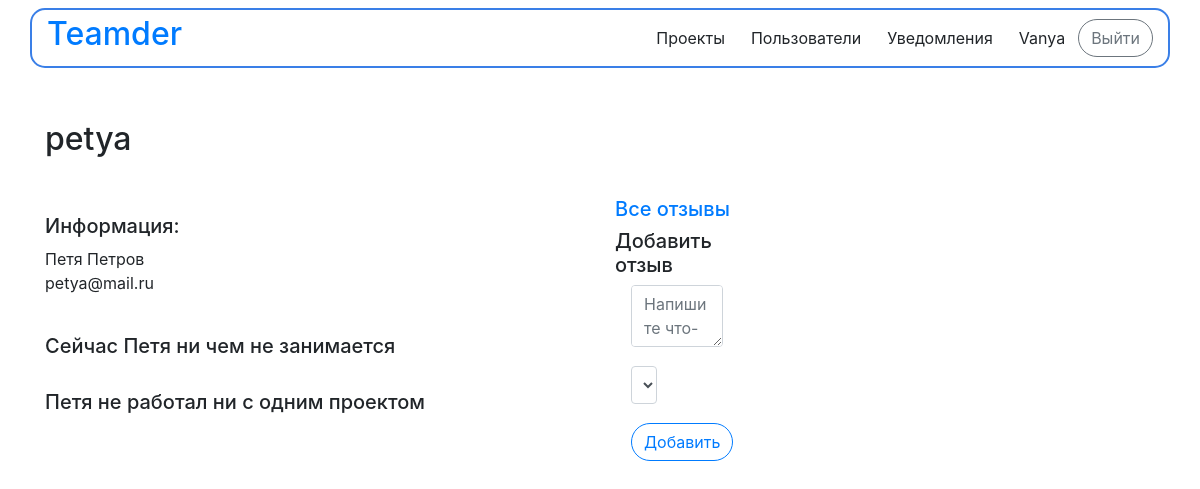
The page /accounts/detail/15/ (signed in) on the database as committed earlier.
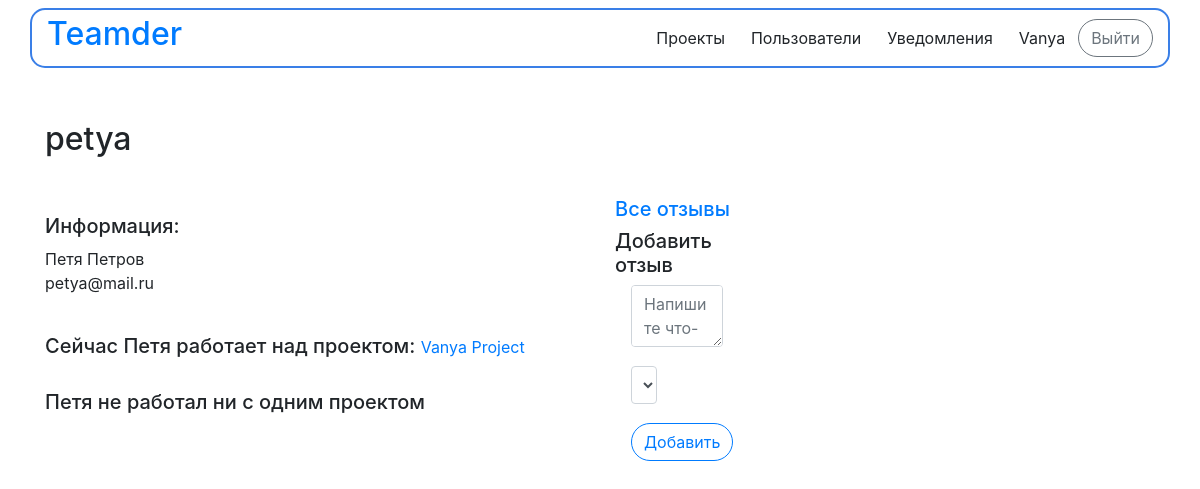
The same page on the database as committed later.
### teamder/apps/projects/models.py (models this page shows, shortened)
class Project(models.Model):
    project_name = models.CharField('название проекта', max_length=100)
    project_description = models.TextField('описание проекта', blank=True)
    pub_date = models.DateTimeField('дата публикции', default=timezone.now())
    creator = models.ForeignKey(get_user_model(), on_delete=models.CASCADE, null=True)
    members = models.ManyToManyField(get_user_model(), 'Участники', blank=True)
    members_count = models.IntegerField('Количество участников', default=1, blank=False)
    is_done = models.BooleanField('Проект завершен', default=False)
    technologies = models.ManyToManyField(
        Technology,
        related_name='project_set',
        verbose_name="технологии",
        blank=True)
    class Meta:
        verbose_name = 'Проект'
        verbose_name_plural = 'Проекты'

### teamder/apps/user_accounts/views.py (the view, shortened to what this page needs)
# urls.py: path('detail/<int:user_id>/', views.detail, name='detail'),
@login_required
def detail(request, user_id):
    try:
        user = User.objects.get(id=user_id)
    except:
        raise Http404("Пользователь не найден!")
    user_projects = user.useraccount.user_projects.all()
    user_current_project = user.useraccount.user_current_project
    user_comments = user.comments.all()
    context = {
        'current_user': user,
        'user_projects': user_projects,
        'user_projects_count': user_projects.count(),
        'user_current_project': user_current_project,
        'user_comments': user_comments,
    }
    return render(request, 'user_accounts/detail.html', context)

### teamder/templates/user_accounts/detail.html (shortened to what this page needs)
{% extends 'base.html' %}
{% block content %}
<div class="container">
    <div class="row">
        <div class="col-6">
            {% if current_user %}
                <h2>{{current_user.username}}</h2>
            <br/><br>
                <h5>Информация:</h5>
                <h5><small>{{current_user.first_name}} {{current_user.last_name}}
                <h5><small>{{current_user.email}}</small></h5>
            <div class="row">
            </div>
            <br>
                {% if user_current_project %}
                <h5>Сейчас {{current_user.first_name}} работает над проектом:
                    <a href="{% url 'projects:detail' user_current_project.id%}" style="text-decoration: none"><small>{{user_current_project.project_name}}</small></a></h5>
                {% else %}
                    <h5>Сейчас {{current_user.first_name}} ни чем не занимается</h5>
                {% endif %}
            <br>
                {% if user_projects %}
                    <h5>Прошлые проекты&nbsp;&nbsp;&nbsp;</h5>
                    <h5><small>Всего проектов: {{user_projects_count}}</small></h5>
                    <ul style="list-style-type: none;">
                        {% for project in user_projects %}
                            <li>
                                <h6><a href="{% url 'projects:detail' project.id%}" style="text-decoration: none; font-weight: normal">{{project.project_name}}</a></h6>
                            </li>
                        {% endfor %}
                    </ul>
                {% else %}
                    <h5>{{current_user.first_name}} не работал ни с одним проектом</h5>
                {% endif %}
            {% else %}
                <h5>Пользователь не найден!</h5>
            {% endif %}
            <br><br>
        </div>
        <div class="col-6">
            <br/><br><br/><br>
            <h5><a href="{% url 'user_accounts:comments' current_user.id %}" style="text-decoration: none">Все отзывы</a></h5>
            <h5>Добавить отзыв</h5>
            {% if current_user != user%}
            <div class="form-group mx-sm-3 mb-2">
                <form method="post">
                    <textarea type="text" placeholder="Напишите что-то об этом пользователе" name="text" class="form-control"></textarea>
                    <br>
                    <div class="row col-4">
                    <select name="mark" class="form-control">
                        <option value="">Оценка</option>
                    </select>
                    </div>
                    <br>
                    <input type="submit" value="Добавить" class="btn btn-outline-primary" style="border-radius: 50px">
                    <br><br><br>
                </form>
            </div>
        </div>
    </div>
    {% endif %}
</div>
{% endblock %}

Rows that differ between the two databases and show on the page:
now on this page (row edited): Project: project_name "Vanya Project"
Other text that changed with them:
{{ current_user.first_name }}: (not shown) → "Петя"
{{ current_user.first_name }}: "Петя" → (not shown)
text no longer shown: "ни чем не занимается"
text now shown: "работает над проектом:"
